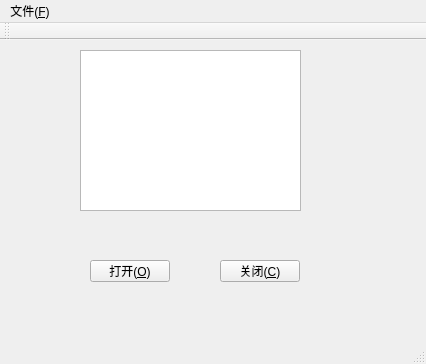
<?xml version="1.0" encoding="UTF-8"?>
<ui version="4.0">
 <class>MainWindow</class>
 <widget class="QMainWindow" name="MainWindow">
  <property name="geometry">
   <rect>
    <x>0</x>
    <y>0</y>
    <width>426</width>
    <height>364</height>
   </rect>
  </property>
  <property name="windowTitle">
   <string>MainWindow</string>
  </property>
  <widget class="QWidget" name="centralWidget">
   <widget class="QPushButton" name="pushButton">
    <property name="geometry">
     <rect>
      <x>90</x>
      <y>220</y>
      <width>80</width>
      <height>22</height>
     </rect>
    </property>
    <property name="text">
     <string>打开(&amp;O)</string>
    </property>
   </widget>
   <widget class="QPushButton" name="pushButton_2">
    <property name="geometry">
     <rect>
      <x>220</x>
      <y>220</y>
      <width>80</width>
      <height>22</height>
     </rect>
    </property>
    <property name="text">
     <string>关闭(&amp;C)</string>
    </property>
   </widget>
   <widget class="QTextBrowser" name="textBrowser">
    <property name="geometry">
     <rect>
      <x>80</x>
      <y>10</y>
      <width>221</width>
      <height>161</height>
     </rect>
    </property>
   </widget>
  </widget>
  <widget class="QMenuBar" name="menuBar">
   <property name="geometry">
    <rect>
     <x>0</x>
     <y>0</y>
     <width>426</width>
     <height>23</height>
    </rect>
   </property>
   <widget class="QMenu" name="menu_F">
    <property name="title">
     <string>文件(&amp;F)</string>
    </property>
    <addaction name="action_O"/>
    <addaction name="action_C"/>
   </widget>
   <addaction name="menu_F"/>
  </widget>
  <widget class="QToolBar" name="mainToolBar">
   <attribute name="toolBarArea">
    <enum>TopToolBarArea</enum>
   </attribute>
   <attribute name="toolBarBreak">
    <bool>false</bool>
   </attribute>
  </widget>
  <widget class="QStatusBar" name="statusBar"/>
  <action name="action_O">
   <property name="text">
    <string>打开(&amp;O)</string>
   </property>
  </action>
  <action name="action_C">
   <property name="text">
    <string>关闭(&amp;C)</string>
   </property>
  </action>
 </widget>
 <layoutdefault spacing="6" margin="11"/>
 <resources/>
 <connections/>
</ui>
